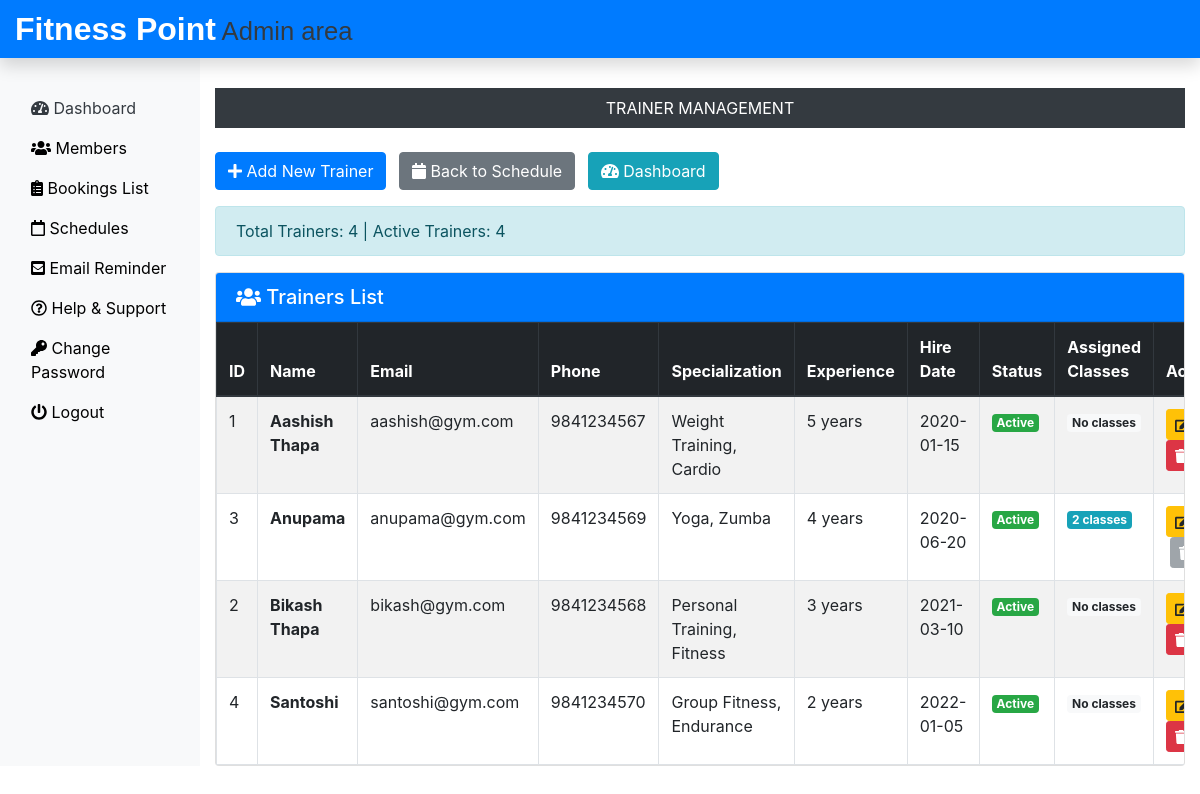
The app's page /Admin/manage_trainer.php (signed in) with its own data.
### tables this page shows
CREATE TABLE `trainers_tb` (
  `id` int(11) NOT NULL,
  `trainer_name` varchar(100) NOT NULL,
  `email` varchar(100) DEFAULT NULL,
  `phone` varchar(20) DEFAULT NULL,
  `specialization` varchar(255) DEFAULT NULL,
  `experience_years` int(11) DEFAULT 0,
  `status` enum('active','inactive') DEFAULT 'active',
  `hire_date` date DEFAULT NULL,
  `created_at` timestamp NOT NULL DEFAULT current_timestamp(),
  `updated_at` timestamp NOT NULL DEFAULT current_timestamp() ON UPDATE current_timestamp()
);

### Admin/manage_trainer.php (the view, shortened to what this page needs)
<?php
include('includes/header.php');
include('../dbConnection.php');
?>
<div class="col-sm-9 col-md-10 mt-5">
    <div class="text-center">
        <p class="bg-dark text-white p-2 mb-4">TRAINER MANAGEMENT</p>
    </div>
    <div class="mb-3">
        <button class="btn btn-primary" data-toggle="modal" data-target="#addTrainerModal">
            <i class="fas fa-plus"></i> Add New Trainer
        </button>
        <a href="view_schedule.php" class="btn btn-secondary ml-2">
            <i class="fas fa-calendar"></i> Back to Schedule
        </a>
        <a href="dashboard.php" class="btn btn-info ml-2">
            <i class="fas fa-tachometer-alt"></i> Dashboard
        </a>
    </div>
    <div class="alert alert-info">
        Total Trainers: <?php echo $conn->query("SELECT COUNT(*) as count FROM trainers_tb")->fetch_assoc()['count']; ?> |
        Active Trainers: <?php echo $conn->query("SELECT COUNT(*) as count FROM trainers_tb WHERE status = 'active'")->fetch_assoc()['count']; ?>
    </div>
    <?php
    $sql = "SELECT * FROM trainers_tb ORDER BY trainer_name ASC";
    $result = $conn->query($sql);
    if ($result->num_rows > 0) {
        echo '<div class="card">
        <div class="card-header bg-primary text-white">
            <h5 class="mb-0"><i class="fas fa-users"></i> Trainers List</h5>
        </div>
        <div class="card-body p-0">
        <div class="table-responsive">
        <table class="table table-bordered table-hover table-striped mb-0">
            <thead class="thead-dark">
                <tr>
                    <th>ID</th>
                    <th>Name</th>
                    <th>Email</th>
                    <th>Phone</th>
                    <th>Specialization</th>
                    <th>Experience</th>
                    <th>Hire Date</th>
                    <th>Status</th>
                    <th>Assigned Classes</th>
                    <th>Actions</th>
                </tr>
            </thead>
            <tbody>';
        while ($row = $result->fetch_assoc()) {
            $statusClass = $row['status'] == 'active' ? 'badge-success' : 'badge-secondary';
            $scheduleCountSql = "SELECT COUNT(*) as count FROM tbl_events WHERE trainer = ?";
            $scheduleCountStmt = $conn->prepare($scheduleCountSql);
            $scheduleCountStmt->bind_param("s", $row['trainer_name']);
            $scheduleCountStmt->execute();
            $scheduleCount = $scheduleCountStmt->get_result()->fetch_assoc()['count'];
            echo '<tr>';
            echo '<td>' . $row["id"] . '</td>';
            echo '<td><strong>' . htmlspecialchars($row["trainer_name"]) . '</strong></td>';
            echo '<td>' . htmlspecialchars($row["email"] ?? 'N/A') . '</td>';
            echo '<td>' . htmlspecialchars($row["phone"] ?? 'N/A') . '</td>';
            echo '<td>' . htmlspecialchars($row["specialization"] ?? 'N/A') . '</td>';
            echo '<td>' . ($row["experience_years"] ?? 0) . ' years</td>';
            echo '<td>' . ($row["hire_date"] ? date('Y-m-d', strtotime($row["hire_date"])) : 'N/A') . '</td>';
            echo '<td><span class="badge ' . $statusClass . '">' . ucfirst($row["status"]) . '</span></td>';
            echo '<td>';
            if ($scheduleCount > 0) {
                echo '<span class="badge badge-info">' . $scheduleCount . ' classes</span>';
            } else {
                echo '<span class="badge badge-light">No classes</span>';
            }
            echo '</td>';
            echo '<td>
                <a href="manage_trainer.php?edit_trainer_id=' . $row["id"] . '" class="btn btn-sm btn-warning" title="Edit Trainer">
                    <i class="fas fa-edit"></i>
                </a>';
            if ($scheduleCount > 0) {
                echo '<button class="btn btn-sm btn-secondary ml-1" disabled title="Cannot delete - assigned to classes">
                        <i class="fas fa-trash"></i>
                      </button>';
            } else {
                echo '<form method="POST" class="d-inline ml-1" onsubmit="return confirm(\'Are you sure you want to delete this trainer?\')">
                        <input type="hidden" name="action" value="delete">
                        <input type="hidden" name="trainer_id" value="' . $row["id"] . '">
                        <button type="submit" class="btn btn-sm btn-danger" title="Delete Trainer">
                            <i class="fas fa-trash"></i>
                        </button>
                      </form>';
            }
            echo '</td>';
            echo '</tr>';
        }
        echo '</tbody></table></div></div></div>';
    } else {
        echo '<div class="alert alert-info text-center">
                <h4><i class="fas fa-info-circle"></i> No Trainers Found</h4>
                <p><a href="#" data-toggle="modal" data-target="#addTrainerModal">Add a new trainer</a> to get started.</p>
              </div>';
    }
    ?>
</div>
<?php include('includes/footer.php'); ?>

### Admin/includes/header.php (shortened to what this page needs)
<!DOCTYPE html>
<html lang="en">
<head>
 <link rel="stylesheet" href="../css/bootstrap.min.css">
 <link rel="stylesheet" href="../css/all.min.css">
 <link rel="stylesheet" href="../css/custom.css">
</head>
<body>
 <nav class="navbar navbar-dark bg-primary fixed-top p-0 shadow">
  <a class="navbar-brand col-sm-3 col-md-2 mr-0" href="dashboard.php"><b>Fitness Point</b><small class="text-dark">     Admin area
  </small>
  </a>
 </nav>
 <div class="container-fluid mb-5" style="margin-top:40px;">
  <div class="row">
   <nav class="col-sm-3 col-md-2 bg-light sidebar py-5 d-print-none">
    <div class="sidebar-sticky">
     <ul class="nav flex-column">
      <li class="nav-item ">
       <a class="nav-link text-dark <?php if(PAGE == 'dashboard') { echo 'active'; } ?> " href="dashboard.php">
        <i class="fas fa-tachometer-alt"></i>
        Dashboard
       </a>
      </li>
      <li class="nav-item">
       <a class="nav-link <?php if(PAGE == 'Members') { echo 'active'; } ?>" href="member.php">
        <i class="fas fa-users"></i>
        Members
       </a>
      </li>
      <li class="nav-item">
       <a class="nav-link <?php if(PAGE == 'Bookings') { echo 'active'; } ?>" href="bookings.php">
        <i class="fas fa-clipboard-list"></i>
        Bookings List
       </a>
      </li>
      <li class="nav-item">
       <a class="nav-link <?php if(PAGE == 'viewschedule') { echo 'active'; } ?> " href="view_schedule.php">
        <i class="far fa-calendar"></i>
        Schedules
       </a>
      </li>
      <li class="nav-item">
       <a class="nav-link <?php if(PAGE == 'contact') { echo 'active'; } ?> " href="contact us.php">
        <i class="fas fa-envelope-square"></i>
        Email Reminder
       </a>
      </li>
      <li class="nav-item">
       <a class="nav-link <?php if(PAGE == 'help') { echo 'active'; } ?> " href="help.php">
        <i class="far fa-question-circle"></i>
        Help & Support
       </a>
      </li>
      <li class="nav-item">
       <a class="nav-link <?php if(PAGE == 'changepass') { echo 'active'; } ?>" href="changepass.php">
        <i class="fas fa-key"></i>
        Change Password
       </a>
      </li>
      <li class="nav-item">
       <a class="nav-link" href="../logout.php">
        <i class="fas fa-power-off"></i>
        Logout
       </a>
      </li>
     </ul>
    </div>
   </nav>

### Admin/includes/footer.php (shortened to what this page needs)
</body>
</html>

### css/custom.css (style rules this page uses)
.navbar-brand { font-family: 'Ubuntu', sans-serif; font-size: 2em; font-weight: bold; }
a { color: black; }

### records on screen
trainers_tb: id "1", trainer_name "Aashish Thapa", email "aashish@gym.com", phone "9841234567", specialization "Weight Training, Cardio", experience_years "5", hire_date "2020-01-15", status "Active", shows "No classes"
trainers_tb: id "3", trainer_name "Anupama", email "anupama@gym.com", phone "9841234569", specialization "Yoga, Zumba", experience_years "4", hire_date "2020-06-20", status "Active", scheduleCount "2"
trainers_tb: id "2", trainer_name "Bikash Thapa", email "bikash@gym.com", phone "9841234568", specialization "Personal Training, Fitness", experience_years "3", hire_date "2021-03-10", status "Active", shows "No classes"
trainers_tb: id "4", trainer_name "Santoshi", email "santoshi@gym.com", phone "9841234570", specialization "Group Fitness, Endurance", experience_years "2", hire_date "2022-01-05", status "Active", shows "No classes"
